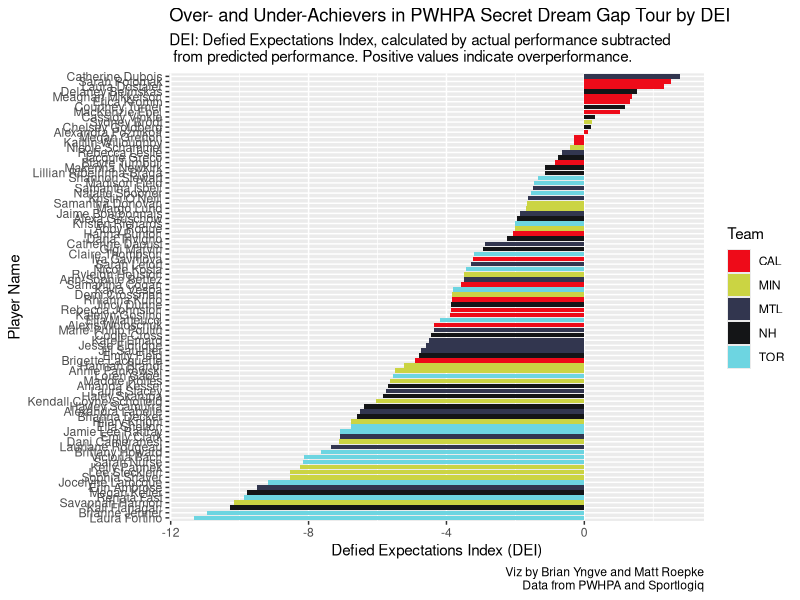
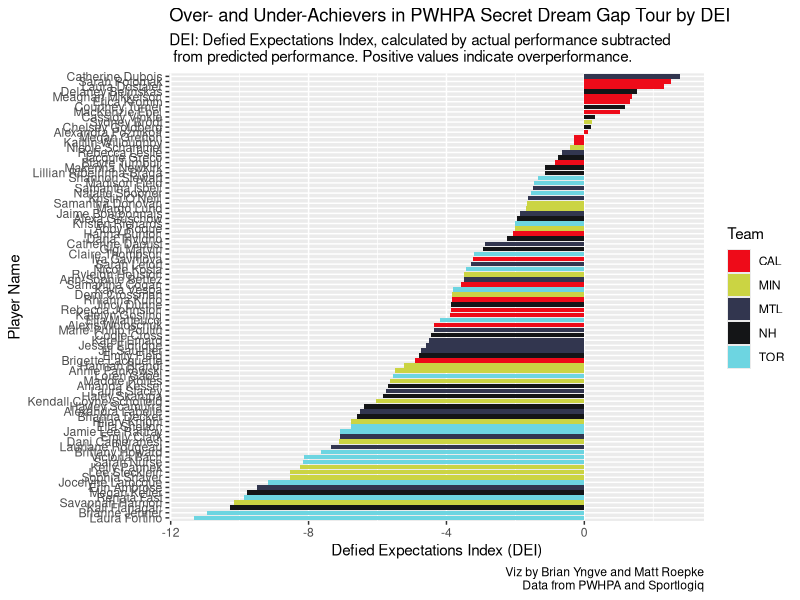

Source code (R) for these figures, in order:
#step 1: import libraries needed

library(tidyverse)

#step 2: import databases and merge them

gamedata <- read.csv("Clean PWHPA Secret Dream Gap Tour - SportLogiq - PWHPA Secret Dream Gap Tour.csv")

colordata <- read.csv("PWHPA Team Colors.csv")

data <- merge(gamedata, colordata, by = "team", all =TRUE)


#step 3: make the relevant dataset

sample <- select(data, c("player", "team", "goals", "player_goals_against", "x_gf_woi", "x_ga_woi", "primary", "secondary")) %>% 
  group_by(player, team, primary, secondary) %>% 
  summarize(goals = sum(goals, na.rm=TRUE), 
            player_goals_against = sum(player_goals_against, na.rm=TRUE), 
            x_gf_woi = sum(x_gf_woi, na.rm=TRUE), 
            x_ga_woi = sum(x_ga_woi, na.rm=TRUE)) %>% 
  ungroup() %>% 
  mutate(DEI = goals - x_gf_woi + x_ga_woi - player_goals_against)


MTL <- select(sample, c())

#Step 4: Make us a graph

graph <- ggplot(data = sample, 
                mapping = aes(x = reorder(player, +DEI), y = DEI, fill = team)) + geom_bar(stat = "identity") + 
              coord_flip() + 
              labs(title = "Over- and Under-Achievers in PWHPA Secret Dream Gap Tour by DEI",
                   subtitle = "DEI: Defied Expectations Index, calculated by actual performance subtracted\n from predicted performance. Positive values indicate overperformance.",
                   caption = "Viz by Brian Yngve and Matt Roepke\nData from PWHPA and Sportlogiq",
                   x = "Player Name",
                   y = "Defied Expectations Index (DEI)",
                   fill = "Team") +
              scale_fill_manual(values = c("#ee0b19", "#cbd443", "#32364f", "#141517", "#6dd5e1"))
graph

ggsave("beginner_brian_yngve.png", width = 10, height = 12)
  